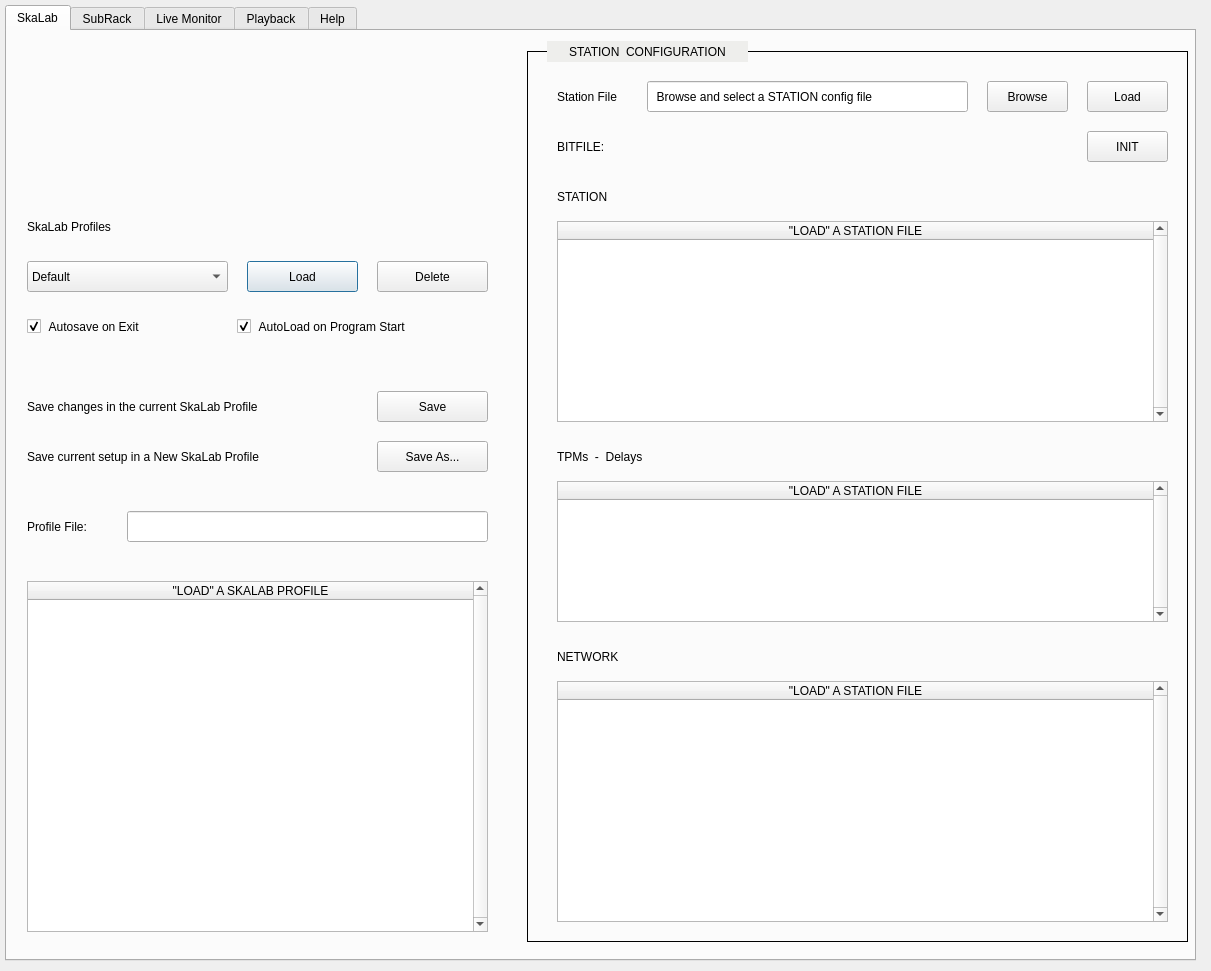
<?xml version="1.0" encoding="UTF-8"?>
<ui version="4.0">
 <class>Dialog</class>
 <widget class="QDialog" name="Dialog">
  <property name="geometry">
   <rect>
    <x>0</x>
    <y>0</y>
    <width>1211</width>
    <height>971</height>
   </rect>
  </property>
  <property name="windowTitle">
   <string>SKA-LAB Tool</string>
  </property>
  <widget class="QTabWidget" name="qtabMain">
   <property name="geometry">
    <rect>
     <x>5</x>
     <y>5</y>
     <width>1191</width>
     <height>956</height>
    </rect>
   </property>
   <property name="tabPosition">
    <enum>QTabWidget::North</enum>
   </property>
   <property name="tabShape">
    <enum>QTabWidget::Rounded</enum>
   </property>
   <property name="currentIndex">
    <number>0</number>
   </property>
   <property name="tabsClosable">
    <bool>false</bool>
   </property>
   <property name="movable">
    <bool>false</bool>
   </property>
   <property name="tabBarAutoHide">
    <bool>false</bool>
   </property>
   <widget class="QWidget" name="qtabSkalab">
    <attribute name="title">
     <string>SkaLab</string>
    </attribute>
    <widget class="QComboBox" name="qcombo_profiles">
     <property name="geometry">
      <rect>
       <x>20</x>
       <y>230</y>
       <width>201</width>
       <height>31</height>
      </rect>
     </property>
     <item>
      <property name="text">
       <string>Default</string>
      </property>
     </item>
     <item>
      <property name="text">
       <string>5xTPM</string>
      </property>
     </item>
    </widget>
    <widget class="QLabel" name="qlabel_profiles">
     <property name="geometry">
      <rect>
       <x>20</x>
       <y>180</y>
       <width>121</width>
       <height>31</height>
      </rect>
     </property>
     <property name="text">
      <string>SkaLab Profiles</string>
     </property>
     <property name="alignment">
      <set>Qt::AlignLeading|Qt::AlignLeft|Qt::AlignVCenter</set>
     </property>
    </widget>
    <widget class="QPushButton" name="qbutton_profile_load">
     <property name="geometry">
      <rect>
       <x>240</x>
       <y>230</y>
       <width>111</width>
       <height>31</height>
      </rect>
     </property>
     <property name="text">
      <string>Load</string>
     </property>
    </widget>
    <widget class="QPushButton" name="qbutton_profile_delete">
     <property name="geometry">
      <rect>
       <x>370</x>
       <y>230</y>
       <width>111</width>
       <height>31</height>
      </rect>
     </property>
     <property name="text">
      <string>Delete</string>
     </property>
    </widget>
    <widget class="QCheckBox" name="qradio_autosave">
     <property name="geometry">
      <rect>
       <x>20</x>
       <y>280</y>
       <width>151</width>
       <height>31</height>
      </rect>
     </property>
     <property name="text">
      <string> Autosave on Exit</string>
     </property>
     <property name="checked">
      <bool>true</bool>
     </property>
    </widget>
    <widget class="QCheckBox" name="qradio_autoload">
     <property name="geometry">
      <rect>
       <x>230</x>
       <y>280</y>
       <width>221</width>
       <height>31</height>
      </rect>
     </property>
     <property name="text">
      <string> AutoLoad on Program Start</string>
     </property>
     <property name="checked">
      <bool>true</bool>
     </property>
    </widget>
    <widget class="QLineEdit" name="qline_profile">
     <property name="geometry">
      <rect>
       <x>120</x>
       <y>480</y>
       <width>361</width>
       <height>31</height>
      </rect>
     </property>
     <property name="text">
      <string/>
     </property>
     <property name="readOnly">
      <bool>true</bool>
     </property>
    </widget>
    <widget class="QPushButton" name="qbutton_profile_saveas">
     <property name="geometry">
      <rect>
       <x>370</x>
       <y>410</y>
       <width>111</width>
       <height>31</height>
      </rect>
     </property>
     <property name="text">
      <string>Save As...</string>
     </property>
    </widget>
    <widget class="QPushButton" name="qbutton_profile_save">
     <property name="geometry">
      <rect>
       <x>370</x>
       <y>360</y>
       <width>111</width>
       <height>31</height>
      </rect>
     </property>
     <property name="text">
      <string>Save</string>
     </property>
    </widget>
    <widget class="QLabel" name="qlabel_profile">
     <property name="geometry">
      <rect>
       <x>20</x>
       <y>480</y>
       <width>91</width>
       <height>31</height>
      </rect>
     </property>
     <property name="text">
      <string>Profile File:</string>
     </property>
     <property name="alignment">
      <set>Qt::AlignLeading|Qt::AlignLeft|Qt::AlignVCenter</set>
     </property>
    </widget>
    <widget class="QLabel" name="qlabel_profile_2">
     <property name="geometry">
      <rect>
       <x>20</x>
       <y>360</y>
       <width>301</width>
       <height>31</height>
      </rect>
     </property>
     <property name="text">
      <string>Save changes in the current SkaLab Profile</string>
     </property>
     <property name="alignment">
      <set>Qt::AlignLeading|Qt::AlignLeft|Qt::AlignVCenter</set>
     </property>
    </widget>
    <widget class="QLabel" name="qlabel_profile_3">
     <property name="geometry">
      <rect>
       <x>20</x>
       <y>410</y>
       <width>301</width>
       <height>31</height>
      </rect>
     </property>
     <property name="text">
      <string>Save current setup in a New SkaLab Profile</string>
     </property>
     <property name="alignment">
      <set>Qt::AlignLeading|Qt::AlignLeft|Qt::AlignVCenter</set>
     </property>
    </widget>
    <widget class="QWidget" name="qwpics" native="true">
     <property name="geometry">
      <rect>
       <x>10</x>
       <y>20</y>
       <width>491</width>
       <height>122</height>
      </rect>
     </property>
    </widget>
    <widget class="QFrame" name="frame_station">
     <property name="geometry">
      <rect>
       <x>520</x>
       <y>20</y>
       <width>661</width>
       <height>891</height>
      </rect>
     </property>
     <property name="frameShape">
      <enum>QFrame::Box</enum>
     </property>
     <property name="frameShadow">
      <enum>QFrame::Plain</enum>
     </property>
     <widget class="QLabel" name="qlabel_config">
      <property name="geometry">
       <rect>
        <x>30</x>
        <y>30</y>
        <width>101</width>
        <height>31</height>
       </rect>
      </property>
      <property name="text">
       <string>Station File</string>
      </property>
      <property name="alignment">
       <set>Qt::AlignLeading|Qt::AlignLeft|Qt::AlignVCenter</set>
      </property>
     </widget>
     <widget class="QLineEdit" name="qline_configfile">
      <property name="geometry">
       <rect>
        <x>120</x>
        <y>30</y>
        <width>321</width>
        <height>31</height>
       </rect>
      </property>
      <property name="text">
       <string>  Browse and select a STATION config file</string>
      </property>
      <property name="readOnly">
       <bool>true</bool>
      </property>
     </widget>
     <widget class="QPushButton" name="qbutton_load_configuration">
      <property name="geometry">
       <rect>
        <x>560</x>
        <y>30</y>
        <width>81</width>
        <height>31</height>
       </rect>
      </property>
      <property name="text">
       <string>Load</string>
      </property>
     </widget>
     <widget class="QPushButton" name="qbutton_browse">
      <property name="geometry">
       <rect>
        <x>460</x>
        <y>30</y>
        <width>81</width>
        <height>31</height>
       </rect>
      </property>
      <property name="text">
       <string>Browse</string>
      </property>
     </widget>
     <widget class="QPushButton" name="qbutton_station_init">
      <property name="geometry">
       <rect>
        <x>560</x>
        <y>80</y>
        <width>81</width>
        <height>31</height>
       </rect>
      </property>
      <property name="text">
       <string>INIT</string>
      </property>
     </widget>
     <widget class="QLabel" name="qlabel_bitfile">
      <property name="geometry">
       <rect>
        <x>120</x>
        <y>80</y>
        <width>421</width>
        <height>31</height>
       </rect>
      </property>
      <property name="text">
       <string/>
      </property>
      <property name="alignment">
       <set>Qt::AlignLeading|Qt::AlignLeft|Qt::AlignVCenter</set>
      </property>
     </widget>
     <widget class="QLabel" name="qlabel_station">
      <property name="geometry">
       <rect>
        <x>30</x>
        <y>130</y>
        <width>171</width>
        <height>31</height>
       </rect>
      </property>
      <property name="text">
       <string>STATION</string>
      </property>
      <property name="alignment">
       <set>Qt::AlignLeading|Qt::AlignLeft|Qt::AlignVCenter</set>
      </property>
     </widget>
     <widget class="QTableWidget" name="qtable_tpm">
      <property name="geometry">
       <rect>
        <x>30</x>
        <y>430</y>
        <width>611</width>
        <height>141</height>
       </rect>
      </property>
      <property name="verticalScrollBarPolicy">
       <enum>Qt::ScrollBarAlwaysOn</enum>
      </property>
      <property name="sizeAdjustPolicy">
       <enum>QAbstractScrollArea::AdjustIgnored</enum>
      </property>
      <attribute name="horizontalHeaderCascadingSectionResizes">
       <bool>false</bool>
      </attribute>
      <attribute name="horizontalHeaderDefaultSectionSize">
       <number>218</number>
      </attribute>
      <attribute name="horizontalHeaderStretchLastSection">
       <bool>true</bool>
      </attribute>
      <column>
       <property name="text">
        <string>&quot;LOAD&quot; A STATION FILE</string>
       </property>
      </column>
     </widget>
     <widget class="QTableWidget" name="qtable_station">
      <property name="geometry">
       <rect>
        <x>30</x>
        <y>170</y>
        <width>611</width>
        <height>201</height>
       </rect>
      </property>
      <property name="verticalScrollBarPolicy">
       <enum>Qt::ScrollBarAlwaysOn</enum>
      </property>
      <attribute name="horizontalHeaderDefaultSectionSize">
       <number>308</number>
      </attribute>
      <attribute name="horizontalHeaderStretchLastSection">
       <bool>true</bool>
      </attribute>
      <column>
       <property name="text">
        <string>&quot;LOAD&quot; A STATION FILE</string>
       </property>
      </column>
     </widget>
     <widget class="QLabel" name="qlabel_tpms">
      <property name="geometry">
       <rect>
        <x>30</x>
        <y>390</y>
        <width>171</width>
        <height>31</height>
       </rect>
      </property>
      <property name="text">
       <string>TPMs  -  Delays</string>
      </property>
      <property name="alignment">
       <set>Qt::AlignLeading|Qt::AlignLeft|Qt::AlignVCenter</set>
      </property>
     </widget>
     <widget class="QLabel" name="qlabel_network">
      <property name="geometry">
       <rect>
        <x>30</x>
        <y>590</y>
        <width>171</width>
        <height>31</height>
       </rect>
      </property>
      <property name="text">
       <string>NETWORK</string>
      </property>
      <property name="alignment">
       <set>Qt::AlignLeading|Qt::AlignLeft|Qt::AlignVCenter</set>
      </property>
     </widget>
     <widget class="QTableWidget" name="qtable_network">
      <property name="geometry">
       <rect>
        <x>30</x>
        <y>630</y>
        <width>611</width>
        <height>241</height>
       </rect>
      </property>
      <property name="verticalScrollBarPolicy">
       <enum>Qt::ScrollBarAlwaysOn</enum>
      </property>
      <attribute name="horizontalHeaderDefaultSectionSize">
       <number>365</number>
      </attribute>
      <attribute name="horizontalHeaderStretchLastSection">
       <bool>true</bool>
      </attribute>
      <column>
       <property name="text">
        <string>&quot;LOAD&quot; A STATION FILE</string>
       </property>
      </column>
     </widget>
     <widget class="QLabel" name="qlabel_bitfile_2">
      <property name="geometry">
       <rect>
        <x>30</x>
        <y>80</y>
        <width>71</width>
        <height>31</height>
       </rect>
      </property>
      <property name="text">
       <string>BITFILE: </string>
      </property>
      <property name="alignment">
       <set>Qt::AlignLeading|Qt::AlignLeft|Qt::AlignVCenter</set>
      </property>
     </widget>
    </widget>
    <widget class="QTableWidget" name="qtable_profile">
     <property name="geometry">
      <rect>
       <x>20</x>
       <y>550</y>
       <width>461</width>
       <height>351</height>
      </rect>
     </property>
     <property name="verticalScrollBarPolicy">
      <enum>Qt::ScrollBarAlwaysOn</enum>
     </property>
     <attribute name="horizontalHeaderDefaultSectionSize">
      <number>365</number>
     </attribute>
     <attribute name="horizontalHeaderStretchLastSection">
      <bool>true</bool>
     </attribute>
     <column>
      <property name="text">
       <string>&quot;LOAD&quot; A SKALAB PROFILE</string>
      </property>
     </column>
    </widget>
    <widget class="QLabel" name="qlabel_connection_3">
     <property name="geometry">
      <rect>
       <x>540</x>
       <y>10</y>
       <width>201</width>
       <height>21</height>
      </rect>
     </property>
     <property name="layoutDirection">
      <enum>Qt::LeftToRight</enum>
     </property>
     <property name="styleSheet">
      <string notr="true">background-color: rgb(238, 238, 236);</string>
     </property>
     <property name="text">
      <string>STATION  CONFIGURATION</string>
     </property>
     <property name="alignment">
      <set>Qt::AlignCenter</set>
     </property>
    </widget>
   </widget>
   <widget class="QWidget" name="qtabSubrack">
    <attribute name="title">
     <string>SubRack</string>
    </attribute>
    <widget class="QWidget" name="qwSubrack" native="true">
     <property name="geometry">
      <rect>
       <x>0</x>
       <y>0</y>
       <width>1191</width>
       <height>936</height>
      </rect>
     </property>
    </widget>
   </widget>
   <widget class="QWidget" name="qtabLive">
    <attribute name="title">
     <string>Live Monitor</string>
    </attribute>
    <widget class="QWidget" name="qwLive" native="true">
     <property name="geometry">
      <rect>
       <x>0</x>
       <y>0</y>
       <width>1191</width>
       <height>936</height>
      </rect>
     </property>
    </widget>
   </widget>
   <widget class="QWidget" name="qtabPlayback">
    <attribute name="title">
     <string>Playback</string>
    </attribute>
    <widget class="QLabel" name="play_qlabel_dataload">
     <property name="geometry">
      <rect>
       <x>360</x>
       <y>70</y>
       <width>261</width>
       <height>31</height>
      </rect>
     </property>
     <property name="layoutDirection">
      <enum>Qt::LeftToRight</enum>
     </property>
     <property name="text">
      <string/>
     </property>
     <property name="alignment">
      <set>Qt::AlignLeading|Qt::AlignLeft|Qt::AlignVCenter</set>
     </property>
    </widget>
    <widget class="QWidget" name="qwPlay" native="true">
     <property name="geometry">
      <rect>
       <x>0</x>
       <y>0</y>
       <width>1191</width>
       <height>936</height>
      </rect>
     </property>
    </widget>
   </widget>
   <widget class="QWidget" name="qtabHelp">
    <attribute name="title">
     <string>Help</string>
    </attribute>
    <widget class="QLabel" name="qlabel_user_manual">
     <property name="geometry">
      <rect>
       <x>30</x>
       <y>20</y>
       <width>591</width>
       <height>111</height>
      </rect>
     </property>
     <property name="text">
      <string>&lt;html&gt;&lt;head/&gt;&lt;body&gt;&lt;p&gt;&lt;span style=&quot; font-size:6pt; font-weight:600; font-style:italic; color:#ffffff;&quot;&gt;space &lt;/span&gt;&lt;/p&gt;&lt;p&gt;&lt;span style=&quot; font-size:48pt; font-weight:600; font-style:italic;&quot;&gt;SKA&lt;/span&gt;&lt;span style=&quot; font-size:48pt;&quot;&gt; in &lt;/span&gt;&lt;span style=&quot; font-size:48pt; font-weight:600; font-style:italic;&quot;&gt;LAB&lt;/span&gt;&lt;span style=&quot; font-size:48pt;&quot;&gt; project&lt;/span&gt;&lt;/p&gt;&lt;/body&gt;&lt;/html&gt;</string>
     </property>
     <property name="textFormat">
      <enum>Qt::AutoText</enum>
     </property>
     <property name="alignment">
      <set>Qt::AlignLeading|Qt::AlignLeft|Qt::AlignTop</set>
     </property>
     <property name="wordWrap">
      <bool>false</bool>
     </property>
    </widget>
    <widget class="QWidget" name="qwpics_help" native="true">
     <property name="geometry">
      <rect>
       <x>620</x>
       <y>10</y>
       <width>491</width>
       <height>122</height>
      </rect>
     </property>
    </widget>
    <widget class="QLabel" name="qlabel_sw_version">
     <property name="geometry">
      <rect>
       <x>110</x>
       <y>130</y>
       <width>81</width>
       <height>21</height>
      </rect>
     </property>
     <property name="font">
      <font>
       <pointsize>10</pointsize>
       <italic>true</italic>
      </font>
     </property>
     <property name="text">
      <string>Version: </string>
     </property>
     <property name="alignment">
      <set>Qt::AlignLeading|Qt::AlignLeft|Qt::AlignVCenter</set>
     </property>
    </widget>
    <widget class="QLabel" name="qlabel_sw_release">
     <property name="geometry">
      <rect>
       <x>210</x>
       <y>130</y>
       <width>161</width>
       <height>21</height>
      </rect>
     </property>
     <property name="font">
      <font>
       <pointsize>10</pointsize>
       <italic>true</italic>
      </font>
     </property>
     <property name="text">
      <string>Released on: </string>
     </property>
     <property name="alignment">
      <set>Qt::AlignLeading|Qt::AlignLeft|Qt::AlignVCenter</set>
     </property>
    </widget>
    <widget class="QLabel" name="qlabel_sw_author">
     <property name="geometry">
      <rect>
       <x>390</x>
       <y>130</y>
       <width>171</width>
       <height>21</height>
      </rect>
     </property>
     <property name="font">
      <font>
       <pointsize>10</pointsize>
       <italic>true</italic>
      </font>
     </property>
     <property name="text">
      <string>Author: </string>
     </property>
     <property name="alignment">
      <set>Qt::AlignLeading|Qt::AlignLeft|Qt::AlignVCenter</set>
     </property>
    </widget>
    <widget class="QTabWidget" name="tabHelp">
     <property name="geometry">
      <rect>
       <x>30</x>
       <y>170</y>
       <width>1081</width>
       <height>742</height>
      </rect>
     </property>
     <property name="currentIndex">
      <number>0</number>
     </property>
     <widget class="QWidget" name="qtab_intro">
      <attribute name="title">
       <string>Intro</string>
      </attribute>
      <widget class="QTextEdit" name="Help_Intro">
       <property name="geometry">
        <rect>
         <x>0</x>
         <y>0</y>
         <width>1081</width>
         <height>741</height>
        </rect>
       </property>
       <property name="autoFillBackground">
        <bool>false</bool>
       </property>
       <property name="styleSheet">
        <string notr="true">background-color: rgb(251, 249, 246);</string>
       </property>
       <property name="frameShape">
        <enum>QFrame::NoFrame</enum>
       </property>
       <property name="html">
        <string>&lt;!DOCTYPE HTML PUBLIC &quot;-//W3C//DTD HTML 4.0//EN&quot; &quot;http://www.w3.org/TR/REC-html40/strict.dtd&quot;&gt;
&lt;html&gt;&lt;head&gt;&lt;meta name=&quot;qrichtext&quot; content=&quot;1&quot; /&gt;&lt;style type=&quot;text/css&quot;&gt;
p, li { white-space: pre-wrap; }
&lt;/style&gt;&lt;/head&gt;&lt;body style=&quot; font-family:'Ubuntu'; font-size:11pt; font-weight:400; font-style:normal;&quot;&gt;
&lt;p style=&quot;-qt-paragraph-type:empty; margin-top:0px; margin-bottom:0px; margin-left:0px; margin-right:0px; -qt-block-indent:0; text-indent:0px;&quot;&gt;&lt;br /&gt;&lt;/p&gt;&lt;/body&gt;&lt;/html&gt;</string>
       </property>
      </widget>
     </widget>
     <widget class="QWidget" name="qtab_changelog">
      <attribute name="title">
       <string>ChangeLog</string>
      </attribute>
      <widget class="QTextEdit" name="Help_ChangeLog">
       <property name="geometry">
        <rect>
         <x>0</x>
         <y>0</y>
         <width>1081</width>
         <height>741</height>
        </rect>
       </property>
       <property name="autoFillBackground">
        <bool>false</bool>
       </property>
       <property name="styleSheet">
        <string notr="true">background-color: rgb(251, 249, 246);</string>
       </property>
       <property name="frameShape">
        <enum>QFrame::NoFrame</enum>
       </property>
       <property name="html">
        <string>&lt;!DOCTYPE HTML PUBLIC &quot;-//W3C//DTD HTML 4.0//EN&quot; &quot;http://www.w3.org/TR/REC-html40/strict.dtd&quot;&gt;
&lt;html&gt;&lt;head&gt;&lt;meta name=&quot;qrichtext&quot; content=&quot;1&quot; /&gt;&lt;style type=&quot;text/css&quot;&gt;
p, li { white-space: pre-wrap; }
&lt;/style&gt;&lt;/head&gt;&lt;body style=&quot; font-family:'Ubuntu'; font-size:11pt; font-weight:400; font-style:normal;&quot;&gt;
&lt;p style=&quot;-qt-paragraph-type:empty; margin-top:0px; margin-bottom:0px; margin-left:0px; margin-right:0px; -qt-block-indent:0; text-indent:0px;&quot;&gt;&lt;br /&gt;&lt;/p&gt;&lt;/body&gt;&lt;/html&gt;</string>
       </property>
      </widget>
     </widget>
     <widget class="QWidget" name="qtab_todo">
      <attribute name="title">
       <string>ToDo</string>
      </attribute>
      <widget class="QTextEdit" name="Help_ToDo">
       <property name="geometry">
        <rect>
         <x>0</x>
         <y>0</y>
         <width>1081</width>
         <height>741</height>
        </rect>
       </property>
       <property name="autoFillBackground">
        <bool>false</bool>
       </property>
       <property name="styleSheet">
        <string notr="true">background-color: rgb(251, 249, 246);</string>
       </property>
       <property name="frameShape">
        <enum>QFrame::NoFrame</enum>
       </property>
       <property name="html">
        <string>&lt;!DOCTYPE HTML PUBLIC &quot;-//W3C//DTD HTML 4.0//EN&quot; &quot;http://www.w3.org/TR/REC-html40/strict.dtd&quot;&gt;
&lt;html&gt;&lt;head&gt;&lt;meta name=&quot;qrichtext&quot; content=&quot;1&quot; /&gt;&lt;style type=&quot;text/css&quot;&gt;
p, li { white-space: pre-wrap; }
&lt;/style&gt;&lt;/head&gt;&lt;body style=&quot; font-family:'Ubuntu'; font-size:11pt; font-weight:400; font-style:normal;&quot;&gt;
&lt;p style=&quot;-qt-paragraph-type:empty; margin-top:0px; margin-bottom:0px; margin-left:0px; margin-right:0px; -qt-block-indent:0; text-indent:0px;&quot;&gt;&lt;br /&gt;&lt;/p&gt;&lt;/body&gt;&lt;/html&gt;</string>
       </property>
      </widget>
     </widget>
     <widget class="QWidget" name="qtab_note">
      <attribute name="title">
       <string>Notes</string>
      </attribute>
      <widget class="QTextEdit" name="Help_Notes">
       <property name="geometry">
        <rect>
         <x>0</x>
         <y>0</y>
         <width>1081</width>
         <height>741</height>
        </rect>
       </property>
       <property name="autoFillBackground">
        <bool>false</bool>
       </property>
       <property name="styleSheet">
        <string notr="true">background-color: rgb(251, 249, 246);</string>
       </property>
       <property name="frameShape">
        <enum>QFrame::NoFrame</enum>
       </property>
       <property name="html">
        <string>&lt;!DOCTYPE HTML PUBLIC &quot;-//W3C//DTD HTML 4.0//EN&quot; &quot;http://www.w3.org/TR/REC-html40/strict.dtd&quot;&gt;
&lt;html&gt;&lt;head&gt;&lt;meta name=&quot;qrichtext&quot; content=&quot;1&quot; /&gt;&lt;style type=&quot;text/css&quot;&gt;
p, li { white-space: pre-wrap; }
&lt;/style&gt;&lt;/head&gt;&lt;body style=&quot; font-family:'Ubuntu'; font-size:11pt; font-weight:400; font-style:normal;&quot;&gt;
&lt;p style=&quot;-qt-paragraph-type:empty; margin-top:0px; margin-bottom:0px; margin-left:0px; margin-right:0px; -qt-block-indent:0; text-indent:0px;&quot;&gt;&lt;br /&gt;&lt;/p&gt;&lt;/body&gt;&lt;/html&gt;</string>
       </property>
      </widget>
     </widget>
     <widget class="QWidget" name="qtab_troubleshooting">
      <attribute name="title">
       <string>Troubleshooting</string>
      </attribute>
      <widget class="QTextEdit" name="Help_TroubleShooting">
       <property name="geometry">
        <rect>
         <x>0</x>
         <y>0</y>
         <width>1081</width>
         <height>741</height>
        </rect>
       </property>
       <property name="autoFillBackground">
        <bool>false</bool>
       </property>
       <property name="styleSheet">
        <string notr="true">background-color: rgb(251, 249, 246);</string>
       </property>
       <property name="frameShape">
        <enum>QFrame::NoFrame</enum>
       </property>
       <property name="html">
        <string>&lt;!DOCTYPE HTML PUBLIC &quot;-//W3C//DTD HTML 4.0//EN&quot; &quot;http://www.w3.org/TR/REC-html40/strict.dtd&quot;&gt;
&lt;html&gt;&lt;head&gt;&lt;meta name=&quot;qrichtext&quot; content=&quot;1&quot; /&gt;&lt;style type=&quot;text/css&quot;&gt;
p, li { white-space: pre-wrap; }
&lt;/style&gt;&lt;/head&gt;&lt;body style=&quot; font-family:'Ubuntu'; font-size:11pt; font-weight:400; font-style:normal;&quot;&gt;
&lt;p style=&quot;-qt-paragraph-type:empty; margin-top:0px; margin-bottom:0px; margin-left:0px; margin-right:0px; -qt-block-indent:0; text-indent:0px;&quot;&gt;&lt;br /&gt;&lt;/p&gt;&lt;/body&gt;&lt;/html&gt;</string>
       </property>
      </widget>
     </widget>
    </widget>
   </widget>
  </widget>
 </widget>
 <resources/>
 <connections/>
</ui>
